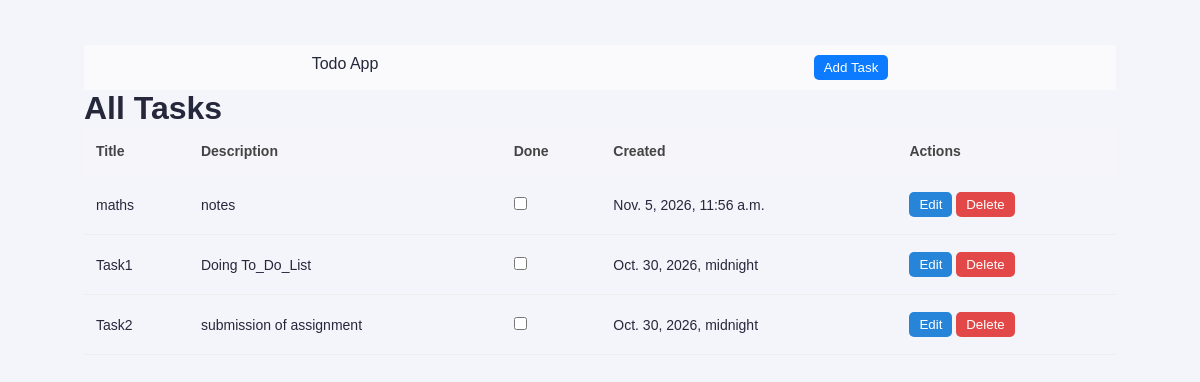
Before: / with the older database file.
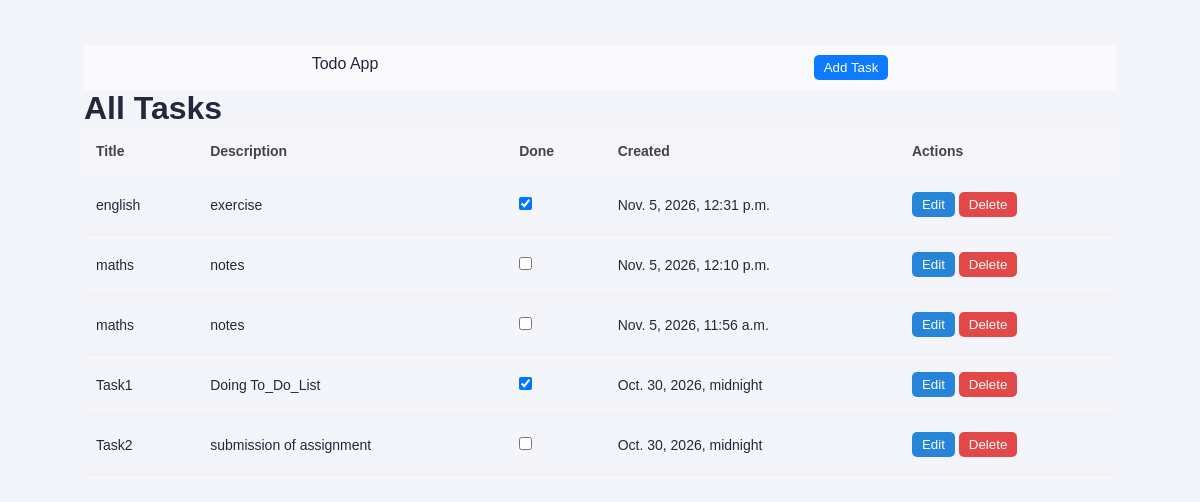
After: the same page with the newer database file.
### to_do_list_app/models.py (models this page shows, shortened)
class To_Do_List(models.Model):
    title = models.CharField(max_length=20)
    description = models.TextField(max_length=30)
    done = models.BooleanField(default=False)
    created = models.DateTimeField(auto_now_add=True)

### to_do_list_app/views.py (the view)
# urls.py: 2. Add a URL to urlpatterns:  path('', views.home, name='home')
def home(request):
    data = To_Do_List.objects.all().order_by('-created')
    return render(request, 'home.html', {'data': data})

### templates/home.html (shortened to what this page needs)
{% load static %}
<!DOCTYPE html>
<html lang="en">
<head>
    <link rel="stylesheet" href="{% static 'css/home.css' %}">
</head>
<body>
    <div class="parent-section">
        {% include "navbar.html" %}
        <div class="Task-bar">
            <h1>All Tasks</h1>
            <table class="task-table">
                <thead>
                    <tr>
                        <th>Title</th>
                        <th>Description</th>
                        <th>Done</th>
                        <th>Created</th>
                        <th>Actions</th>
                    </tr>
                    {% for data in data %}
                    <tr>
                        <td>{{data.title}}</td>
                        <td>{{data.description}}</td>
                        <td>
                            <form method="POST" action="{% url 'update_task_status' data.id %}">
                                <input type="checkbox" name="done" value="true" {% if data.done %}checked{% endif %}
                                    onchange="this.form.submit()">
                            </form>
                        </td>
                        <td>{{data.created}}</td>
                        <td>
                            <button class="edit-btn">Edit</button>
                            <button class="delete-btn">Delete</button>
                        </td>
                    </tr>
                    {% empty %}
                    <tr>
                        <td>No Tasks Yet</td>
                    </tr>
                    {% endfor %}
                </thead>
            </table>
        </div>
    </div>
</body>
</html>

### templates/navbar.html (shortened to what this page needs)
{% load static %}
<!DOCTYPE html>
<html lang="en">
<head>
    <link rel="stylesheet" href="{% static 'css/navbar.css' %}">
</head>
<body>
    <div class="navbar">
        <p>Todo App</p>
        <button><a class="add-task-btn" href="{% url 'add_task' %}">Add Task</a></button>
    </div>
</body>
</html>

### static/css/home.css (style rules this page uses)
body { font-family: Arial, sans-serif; background: #f4f5fa; color: #25283b; }
.parent-section { width: 86%; max-width: 1250px; margin: 45px auto; }
.task-table { width: 100%; border-collapse: collapse; min-width: 750px; }
.task-table th { background: #f5f5fa; color: #444; padding: 16px 12px; text-align: left; font-size: 14px; }
.task-table td { padding: 17px 12px; border-bottom: 1px solid #eee; font-size: 14px; }
.edit-btn { background: #2685d8; }
.delete-btn { background: #e34848; }

### static/css/navbar.css (style rules this page uses)
* { padding:0; margin:0; box-sizing:border-box; }
.navbar { background-color: #FAFAFC; display: flex; justify-content: space-around; padding:10px; }
button { background-color:#0C7BFF; color: white; border:none; padding:5px 10px; border-radius:5px; }
.add-task-btn { text-decoration: none; color: white; background-color: #0C7BFF; }

Changed rows visible on the page:
added To_Do_List: title "english", description "exercise", done "☑", created "Nov. 5, 2026, 12:31 p.m."
added To_Do_List: title "maths", description "notes", created "Nov. 5, 2026, 12:10 p.m."
changed To_Do_List "Task1": done "☐" → "☑"
